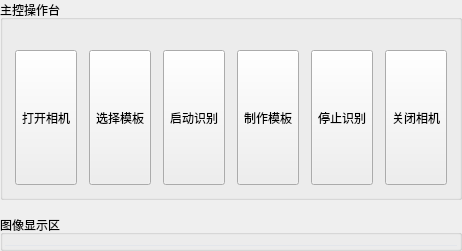
    <widget class="QWidget" name="leftPanel" native="true">
     <property name="sizePolicy">
      <sizepolicy hsizetype="Expanding" vsizetype="Expanding">
       <horstretch>60</horstretch>
       <verstretch>0</verstretch>
      </sizepolicy>
     </property>
     <layout class="QVBoxLayout" name="verticalLayout_Left">
      <property name="spacing">
       <number>15</number>
      </property>
      <property name="leftMargin">
       <number>0</number>
      </property>
      <property name="topMargin">
       <number>0</number>
      </property>
      <property name="rightMargin">
       <number>0</number>
      </property>
      <property name="bottomMargin">
       <number>0</number>
      </property>
      <item>
       <widget class="QGroupBox" name="topControlPanel">
        <property name="sizePolicy">
         <sizepolicy hsizetype="Expanding" vsizetype="Expanding">
          <horstretch>0</horstretch>
          <verstretch>0</verstretch>
         </sizepolicy>
        </property>
        <property name="minimumSize">
         <size>
          <width>0</width>
          <height>200</height>
         </size>
        </property>
        <property name="maximumSize">
         <size>
          <width>16777215</width>
          <height>200</height>
         </size>
        </property>
        <property name="title">
         <string>主控操作台</string>
        </property>
        <layout class="QHBoxLayout" name="horizontalLayout_Btns">
         <property name="spacing">
          <number>12</number>
         </property>
         <property name="leftMargin">
          <number>12</number>
         </property>
         <property name="topMargin">
          <number>30</number>
         </property>
         <property name="rightMargin">
          <number>12</number>
         </property>
         <property name="bottomMargin">
          <number>12</number>
         </property>
         <item>
          <widget class="QToolButton" name="HandwareDetect">
           <property name="sizePolicy">
            <sizepolicy hsizetype="Expanding" vsizetype="Expanding">
             <horstretch>0</horstretch>
             <verstretch>0</verstretch>
            </sizepolicy>
           </property>
           <property name="minimumSize">
            <size>
             <width>0</width>
             <height>85</height>
            </size>
           </property>
           <property name="text">
            <string>打开相机</string>
           </property>
           <property name="icon">
            <iconset resource="image/image.qrc">
             <normaloff>:/Img_Icon_camera3.ico</normaloff>:/Img_Icon_camera3.ico</iconset>
           </property>
           <property name="iconSize">
            <size>
             <width>48</width>
             <height>48</height>
            </size>
           </property>
           <property name="toolButtonStyle">
            <enum>Qt::ToolButtonTextUnderIcon</enum>
           </property>
          </widget>
         </item>
         <item>
          <widget class="QToolButton" name="pushButton_4">
           <property name="sizePolicy">
            <sizepolicy hsizetype="Expanding" vsizetype="Expanding">
             <horstretch>0</horstretch>
             <verstretch>0</verstretch>
            </sizepolicy>
           </property>
           <property name="minimumSize">
            <size>
             <width>0</width>
             <height>85</height>
            </size>
           </property>
           <property name="text">
            <string>选择模板</string>
           </property>
           <property name="icon">
            <iconset resource="image/image.qrc">
             <normaloff>:/3.png</normaloff>:/3.png</iconset>
           </property>
           <property name="iconSize">
            <size>
             <width>48</width>
             <height>48</height>
            </size>
           </property>
           <property name="toolButtonStyle">
            <enum>Qt::ToolButtonTextUnderIcon</enum>
           </property>
          </widget>
         </item>
         <item>
          <widget class="QToolButton" name="plcbtn">
           <property name="sizePolicy">
            <sizepolicy hsizetype="Expanding" vsizetype="Expanding">
             <horstretch>0</horstretch>
             <verstretch>0</verstretch>
            </sizepolicy>
           </property>
           <property name="minimumSize">
            <size>
             <width>0</width>
             <height>85</height>
            </size>
           </property>
           <property name="text">
            <string>启动识别</string>
           </property>
           <property name="icon">
            <iconset resource="image/image.qrc">
             <normaloff>:/13.png</normaloff>:/13.png</iconset>
           </property>
           <property name="iconSize">
            <size>
             <width>48</width>
             <height>48</height>
            </size>
           </property>
           <property name="toolButtonStyle">
            <enum>Qt::ToolButtonTextUnderIcon</enum>
           </property>
          </widget>
         </item>
         <item>
          <widget class="QToolButton" name="VideoShoot">
           <property name="sizePolicy">
            <sizepolicy hsizetype="Expanding" vsizetype="Expanding">
             <horstretch>0</horstretch>
             <verstretch>0</verstretch>
            </sizepolicy>
           </property>
           <property name="minimumSize">
            <size>
             <width>0</width>
             <height>85</height>
            </size>
           </property>
           <property name="text">
            <string>制作模板</string>
           </property>
           <property name="icon">
            <iconset resource="image/image.qrc">
             <normaloff>:/11.png</normaloff>:/11.png</iconset>
           </property>
           <property name="iconSize">
            <size>
             <width>48</width>
             <height>48</height>
            </size>
           </property>
           <property name="toolButtonStyle">
            <enum>Qt::ToolButtonTextUnderIcon</enum>
           </property>
          </widget>
         </item>
         <item>
          <widget class="QToolButton" name="cancel">
           <property name="sizePolicy">
            <sizepolicy hsizetype="Expanding" vsizetype="Expanding">
             <horstretch>0</horstretch>
             <verstretch>0</verstretch>
            </sizepolicy>
           </property>
           <property name="minimumSize">
            <size>
             <width>0</width>
             <height>85</height>
            </size>
           </property>
           <property name="text">
            <string>停止识别</string>
           </property>
           <property name="icon">
            <iconset resource="image/image.qrc">
             <normaloff>:/close.png</normaloff>:/close.png</iconset>
           </property>
           <property name="iconSize">
            <size>
             <width>48</width>
             <height>48</height>
            </size>
           </property>
           <property name="toolButtonStyle">
            <enum>Qt::ToolButtonTextUnderIcon</enum>
           </property>
          </widget>
         </item>
         <item>
          <widget class="QToolButton" name="CloseCamera">
           <property name="sizePolicy">
            <sizepolicy hsizetype="Expanding" vsizetype="Expanding">
             <horstretch>0</horstretch>
             <verstretch>0</verstretch>
            </sizepolicy>
           </property>
           <property name="minimumSize">
            <size>
             <width>0</width>
             <height>85</height>
            </size>
           </property>
           <property name="text">
            <string>关闭相机</string>
           </property>
           <property name="icon">
            <iconset resource="image/image.qrc">
             <normaloff>:/1.png</normaloff>:/1.png</iconset>
           </property>
           <property name="iconSize">
            <size>
             <width>48</width>
             <height>48</height>
            </size>
           </property>
           <property name="toolButtonStyle">
            <enum>Qt::ToolButtonTextUnderIcon</enum>
           </property>
          </widget>
         </item>
        </layout>
       </widget>
      </item>
      <item>
       <widget class="QGroupBox" name="imagedisplayBox">
        <property name="sizePolicy">
         <sizepolicy hsizetype="Expanding" vsizetype="Expanding">
          <horstretch>0</horstretch>
          <verstretch>0</verstretch>
         </sizepolicy>
        </property>
        <property name="title">
         <string>图像显示区</string>
        </property>
        <layout class="QVBoxLayout" name="verticalLayout_InnerImg">
         <property name="spacing">
          <number>0</number>
         </property>
         <property name="leftMargin">
          <number>2</number>
         </property>
         <property name="topMargin">
          <number>10</number>
         </property>
         <property name="rightMargin">
          <number>2</number>
         </property>
         <property name="bottomMargin">
          <number>2</number>
         </property>
         <item>
          <widget class="ImageLabel" name="image_undetected">
           <property name="sizePolicy">
            <sizepolicy hsizetype="Ignored" vsizetype="Ignored">
             <horstretch>0</horstretch>
             <verstretch>0</verstretch>
            </sizepolicy>
           </property>
           <property name="minimumSize">
            <size>
             <width>1</width>
             <height>1</height>
            </size>
           </property>
           <property name="maximumSize">
            <size>
             <width>16777215</width>
             <height>16777215</height>
            </size>
           </property>
           <property name="styleSheet">
            <string notr="true">background-color: #e3e6eb; color: #aab0b7; font-size: 24px; font-weight: bold;</string>
           </property>
           <property name="text">
            <string/>
           </property>
           <property name="scaledContents">
            <bool>true</bool>
           </property>
           <property name="alignment">
            <set>Qt::AlignCenter</set>
           </property>
          </widget>
         </item>
        </layout>
       </widget>
      </item>
     </layout>
    </widget>
